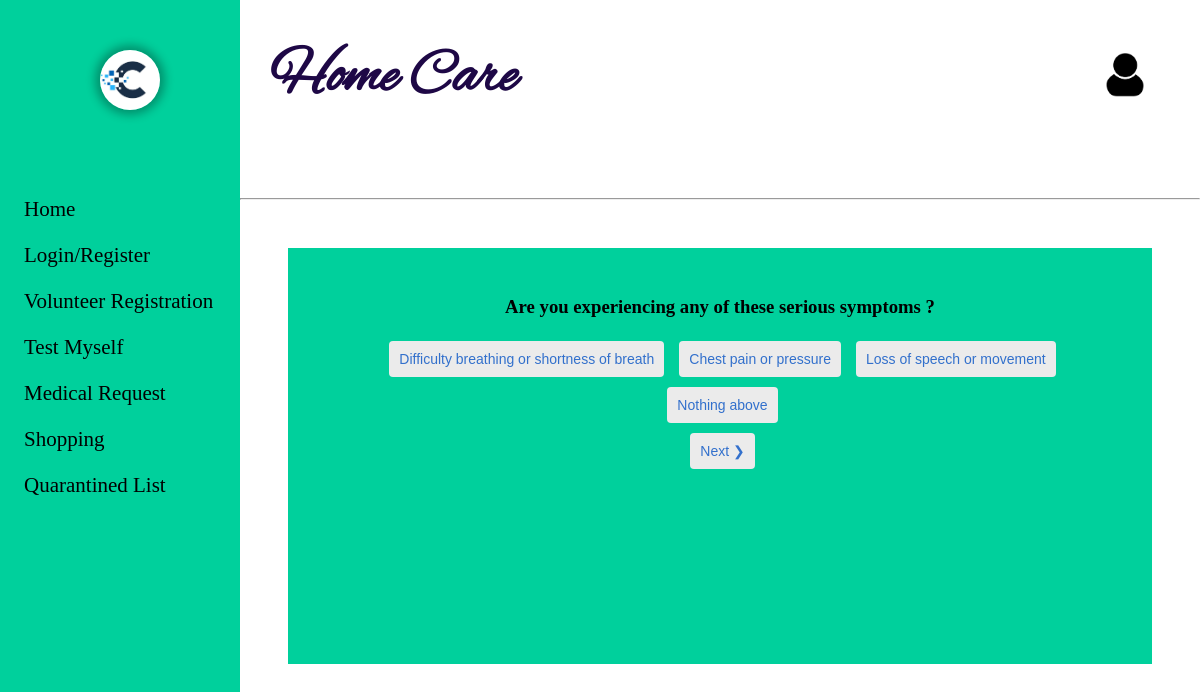
Page /TestMyself.php on the committed database.
### tables this page shows
CREATE TABLE `test_qstn` (
  `tq_id` int(5) NOT NULL,
  `Type` varchar(20) NOT NULL,
  `question` varchar(200) NOT NULL,
  `status` tinyint(1) NOT NULL DEFAULT 1
);

CREATE TABLE `symptom` (
  `Sy_id` int(5) NOT NULL,
  `Type` varchar(20) NOT NULL,
  `Description` varchar(200) NOT NULL,
  `status` tinyint(1) NOT NULL DEFAULT 1
);

### TestMyself.php (the view, shortened to what this page needs)
<!DOCTYPE html>
<html lang="en">
<head>
	<link rel="stylesheet" type="text/css" href="css\registration.css" />
</head>
<body>
<?php require("Leftbar.php"); ?>
<div class="right_cont" >
	<?php require("Topbar.php"); ?>
	<div class= "cntr" id="div1">
		<div class=" inCntr">
			<center>
					<?php
						$quer="select * from test_qstn where Type='Serious'";
						$resul=mysqli_query($con,$quer);
						$ro=mysqli_fetch_array($resul);
						echo "<h3>".$ro['question']."</h3><br>";
						$query="select * from symptom where Type='Serious'";
						$result=mysqli_query($con,$query);
						$bt=0;
						while($row=mysqli_fetch_array($result)){
							$bt++;
							echo "<button class='btn' id='$bt' name='Serious' onclick='active(this.id)'> ".$row['Description']." </button>";
						}
							$bt++;
							echo " <BR><button id='$bt' name='Serious' onclick='nactive(this.id)'> Nothing above</button><BR>";
					?>
					<button  id="q1" onclick="serious()"> Next &#10095;</button>
				</center>
		</div>
	</div>
</div>
</body>
</html>

### css/registration.css (style rules this page uses)
body { background-color:whitesmoke; background-attachment:fixed; margin: 0px; }

### css/home.css (style rules this page uses)
* { margin:0; padding:0; transition: .5s ease-out; }
.right_cont { width:80%; height:100vh; float:left; background-color: white; }

### TestMyself.php (style rules this page uses)
.cntr { background-color: rgb(0, 208, 156); height:40%; padding:5%; margin:5%; display:none; }
.inCntr { height:90%; margin:0% 0% ; }
button { margin:5px; padding:5px; font-size:14px; color:rgb(50, 112, 204); padding:10px; border-radius: 4px; background-color: rgb(235, 235, 235); border:none; cursor: pointer; margin-left:10px; }

### rows in the picture
test_qstn: question "Are you experiencing any of these serious symptoms ?"
symptom: Description "Difficulty breathing or shortness of breath"
symptom: Description "Chest pain or pressure"
symptom: Description "Loss of speech or movement"
